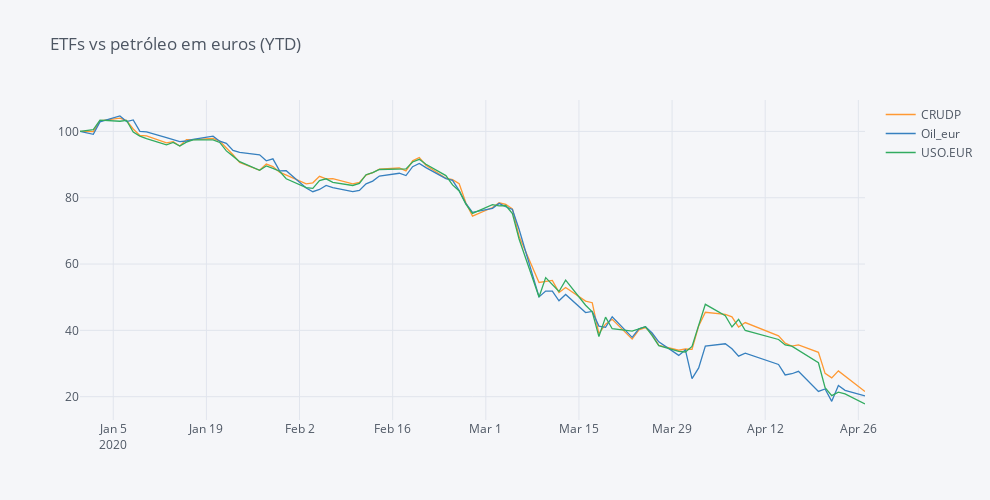

Notebook source saved alongside this figure:
### Code cell
Fundos_2020.iplot(dimensions=dimensions, title='ETFs vs petróleo em euros (YTD)')
